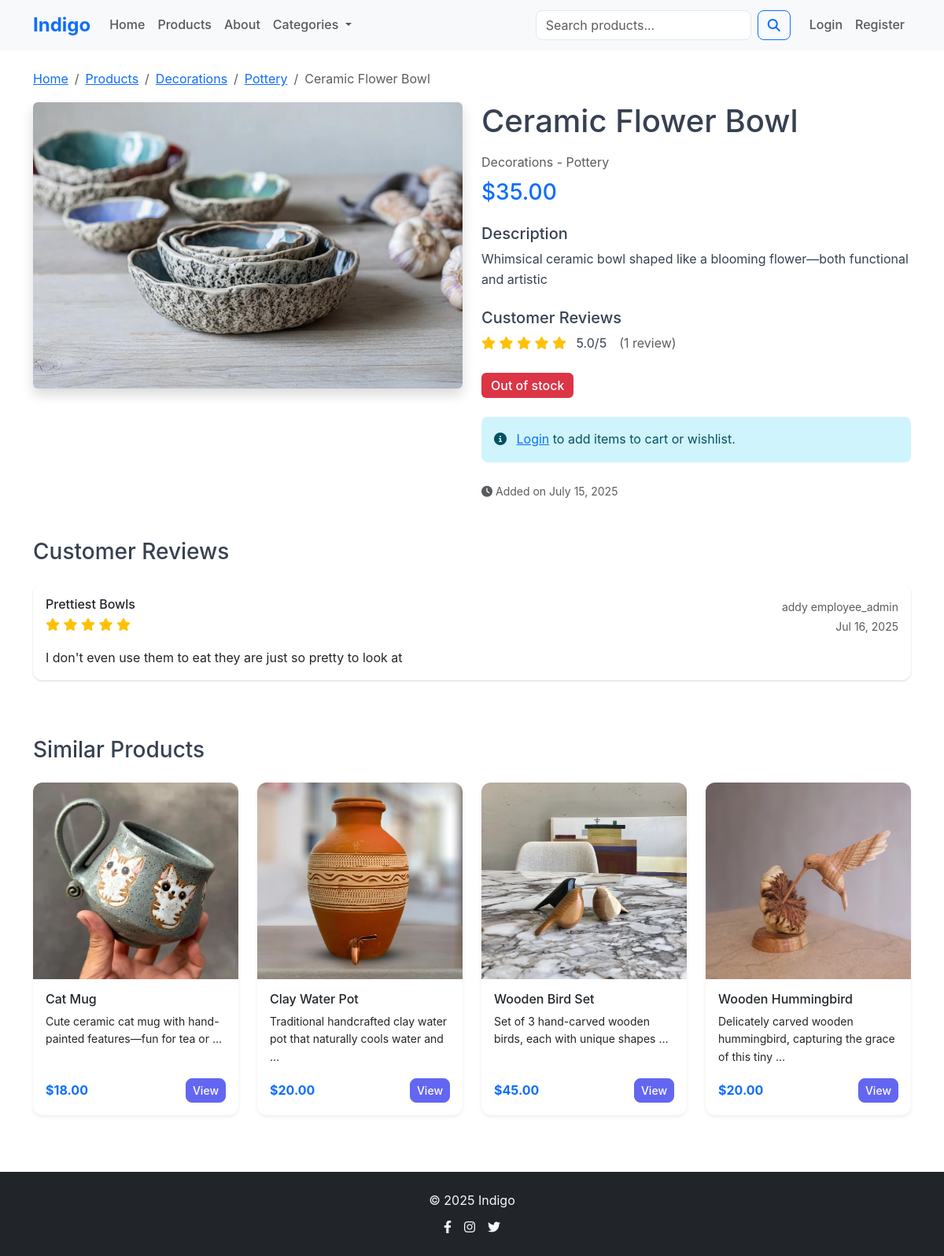
Page /product/13/ on the earlier database version.
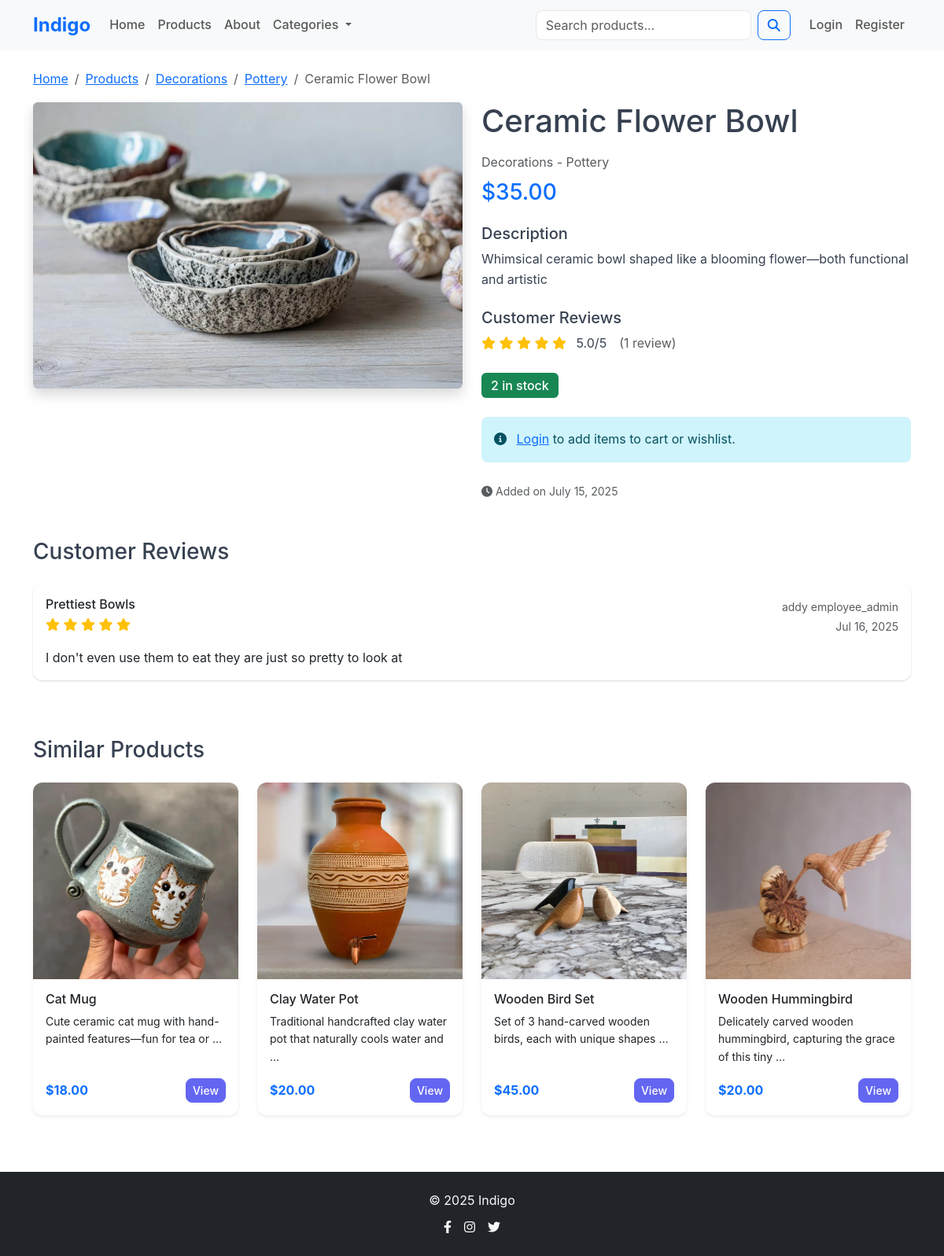
Same page on the later database version.
### store/models.py (models this page shows, shortened)
class Product(models.Model):
    name = models.CharField(max_length=200)
    description = models.TextField()
    price = models.DecimalField(
        max_digits=10,
        decimal_places=2,
        validators=[MinValueValidator(0.01)]
    )
    category = models.ForeignKey(Category, on_delete=models.CASCADE, related_name='products')
    subcategory = models.ForeignKey(Subcategory, on_delete=models.CASCADE, related_name='products', null=True, blank=True)
    image = models.ImageField(upload_to='products/', default='static/default.jpg') #upload to media directory
    stock_quantity = models.PositiveIntegerField(
        default=0,
        validators=[MaxValueValidator(9999)]
    )
    is_active = models.BooleanField(default=True) #is active on website
    featured = models.BooleanField(default=False) #is featured on home page
    created_by = models.ForeignKey(User, on_delete=models.SET_NULL, null=True, blank=True, related_name='created_products')
    created_at = models.DateTimeField(auto_now_add=True)
    updated_at = models.DateTimeField(auto_now=True)
    class Meta:
        ordering = ['-created_at']
        indexes = [
            models.Index(fields=['category', 'is_active']),
            models.Index(fields=['subcategory', 'is_active']),
            models.Index(fields=['featured', 'is_active']),
            models.Index(fields=['price']),
            models.Index(fields=['created_at']),
            models.Index(fields=['created_by']),
        ]

class Category(models.Model):
    CATEGORY_CHOICES = [
        ('decorations', 'Decorations'),
        ('jewelry', 'Jewelry'),
    ]
    name = models.CharField(max_length=50, choices=CATEGORY_CHOICES, unique=True)
    description = models.TextField(blank=True)
    created_at = models.DateTimeField(auto_now_add=True)
    class Meta:
        verbose_name_plural = "Categories"

class Subcategory(models.Model):
    SUBCATEGORY_CHOICES = [
        ('pottery', 'Pottery'),
        ('wood', 'Wood Items'),
        ('necklaces', 'Necklaces'),
        ('earrings', 'Earrings'),
    ]
    name = models.CharField(max_length=50, choices=SUBCATEGORY_CHOICES, unique=True)
    category = models.ForeignKey(Category, on_delete=models.CASCADE, related_name='subcategories')
    description = models.TextField(blank=True)
    created_at = models.DateTimeField(auto_now_add=True)
    class Meta:
        verbose_name_plural = "Subcategories"
        unique_together = ('name', 'category')

### store/views.py (the view, shortened to what this page needs)
# urls.py: path('product/<int:pk>/', views.product_detail, name='product_detail'),
def product_detail(request, pk):
    try:
        pk = int(pk)
        product = get_object_or_404(
            Product.objects.select_related('category', 'subcategory'),
            pk=pk,
            is_active=True
        )
        in_wishlist = False
        cart_quantity = 0
        cart_item_id = None
        user_review = None
        similar_products = get_similar_products(product, limit=4)
        reviews = get_product_reviews(product, limit=10)
        rating_stats = get_product_rating_stats(product)
        return render(request, 'store/product_detail.html', {
            'product': product,
            'similar_products': similar_products,
            'in_wishlist': in_wishlist,
            'cart_quantity': cart_quantity,
            'cart_item_id': cart_item_id,
            'user_review': user_review,
            'reviews': reviews,
            'rating_stats': rating_stats,
        })
    except (ValueError, TypeError):
        raise Http404("Product not found")

### Indigo/context_processors.py (called while the page is built)
def cart_count(request):
    if request.user.is_authenticated:
        try:
            cart = Cart.objects.get(user=request.user)
            return {'cart_count': cart.total_items}
        except Cart.DoesNotExist:
            return {'cart_count': 0}
    return {'cart_count': 0}

def wishlist_count(request):
    if request.user.is_authenticated:
        try:
            wishlist = Wishlist.objects.get(user=request.user)
            return {'wishlist_count': wishlist.total_items}
        except Wishlist.DoesNotExist:
            return {'wishlist_count': 0}
    return {'wishlist_count': 0}

### reviews/models.py (called while the page is built)
    @property
    def star_range(self):
        return range(1, 6)

### reviews/views.py (called while the page is built)
def get_product_reviews(product, limit=6):
    try:
        reviews = Review.objects.filter(product=product).select_related('user')
        if limit:
            reviews = reviews[:limit]
        return reviews
    except Exception:
        return Review.objects.none()

### store/templates/store/product_detail.html (shortened to what the changed rows need)
{% extends 'base.html' %}
{% load static %}
{% block content %}
<div class="container py-4">
    <nav aria-label="breadcrumb">
        <ol class="breadcrumb">
            <li class="breadcrumb-item"><a href="{% url 'store:home' %}">Home</a></li>
            <li class="breadcrumb-item"><a href="{% url 'store:product_list' %}">Products</a></li>
            <li class="breadcrumb-item"><a href="{% url 'store:product_list' %}?category={{ product.category.name }}">{{ product.category.get_name_display }}</a></li>
            <li class="breadcrumb-item"><a href="{% url 'store:product_list' %}?category={{ product.category.name }}&subcategory={{ product.subcategory.name }}">{{ product.subcategory.get_name_display }}</a></li>
            <li class="breadcrumb-item active">{{ product.name }}</li>
        </ol>
    </nav>
    <div class="row">
        <div class="col-lg-6">
            <img src="{{ product.image.url }}" alt="{{ product.name }}" class="img-fluid rounded shadow">
        </div>
        <div class="col-lg-6">
            <h1 class="mb-3">{{ product.name }}</h1>
            <p class="text-muted mb-2">{{ product.category.get_name_display }} - {{ product.subcategory.get_name_display }}</p>
            <h3 class="text-primary mb-4">${{ product.price }}</h3>
            <div class="mb-4">
                <h5>Description</h5>
                <p>{{ product.description }}</p>
            </div>
            {% if rating_stats.total_reviews > 0 %}
            <div class="mb-4">
                <h5>Customer Reviews</h5>
                <div class="d-flex align-items-center mb-2">
                </div>
            </div>
            {% endif %}
            <div class="mb-4">
                <span class="badge bg-{% if product.stock_quantity > 0 %}success{% else %}danger{% endif %} fs-6">
                    {% if product.stock_quantity > 0 %}
                        {{ product.stock_quantity }} in stock
                    {% else %}
                        Out of stock
                    {% endif %}
                </span>
            </div>
            {% if user.is_authenticated %}
                {% if product.stock_quantity > 0 %}
                <div class="mb-3">
                    {% if cart_quantity > 0 %}
                    <div class="card border-primary mb-3">
                        <div class="card-body">
                            <h6 class="card-title text-primary">
                                <i class="fas fa-shopping-cart me-2"></i>In Your Cart
                            </h6>
                            <div class="d-flex align-items-center gap-3">
                                <form method="post" action="{% url 'cart:update' cart_item_id %}" class="d-flex align-items-center gap-2">
                                    {% csrf_token %}
                                    <label class="form-label mb-0">Quantity:</label>
                                    <input type="number" name="quantity" value="{{ cart_quantity }}" min="1" max="{{ product.stock_quantity }}" class="form-control" style="width: 80px;">
                                    <button type="submit" class="btn btn-primary btn-sm">Update</button>
                                </form>
                                <a href="{% url 'cart:remove' cart_item_id %}" class="btn btn-outline-danger btn-sm">
                                    <i class="fas fa-trash me-1"></i>Remove
                                </a>
                            </div>
                        </div>
                    </div>
                    {% else %}
                    <a href="{% url 'cart:add' product.id %}" class="btn btn-primary btn-lg me-2">
                        <i class="fas fa-cart-plus me-2"></i>Add to Cart
                    </a>
                    {% endif %}
                    {% if in_wishlist %}
                    <a href="{% url 'wishlist:add' product.id %}" class="btn btn-outline-danger btn-lg wishlist-btn">
                        <i class="fas fa-heart-broken me-2"></i>Remove from Wishlist
                    </a>
                    {% else %}
                    <a href="{% url 'wishlist:add' product.id %}" class="btn btn-outline-danger btn-lg wishlist-btn">
                        <i class="far fa-heart me-2"></i>Add to Wishlist
                    </a>
                    {% endif %}
                </div>
                {% else %}
                <button class="btn btn-secondary btn-lg" disabled>
                    <i class="fas fa-times me-2"></i>Out of Stock
                </button>
                {% endif %}
            {% else %}
            <div class="alert alert-info">
                <i class="fas fa-info-circle me-2"></i>
                <a href="{% url 'accounts:login' %}">Login</a> to add items to cart or wishlist.
            </div>
            {% endif %}
            <div class="mt-4">
                <small class="text-muted">
                    <i class="fas fa-clock me-1"></i>Added on {{ product.created_at|date:"F d, Y" }}
                </small>
            </div>
        </div>
    </div>
</div>
{% endblock %}

Differences in the rows shown:
changed Product "Ceramic Flower Bowl": stock_quantity (not shown) → "2"
Other differences:
text no longer shown: "Out of stock"
text now shown: "in stock"
